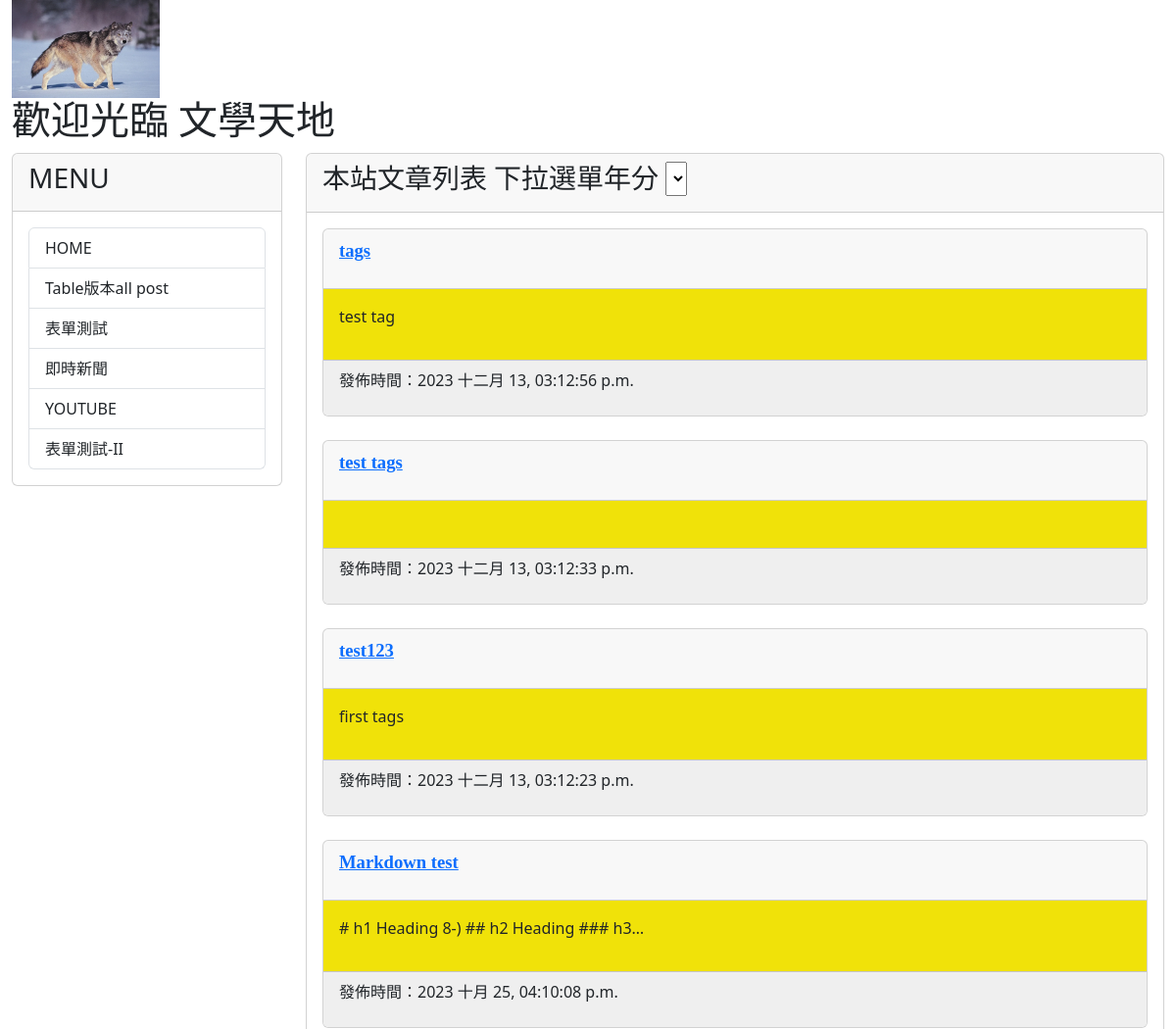
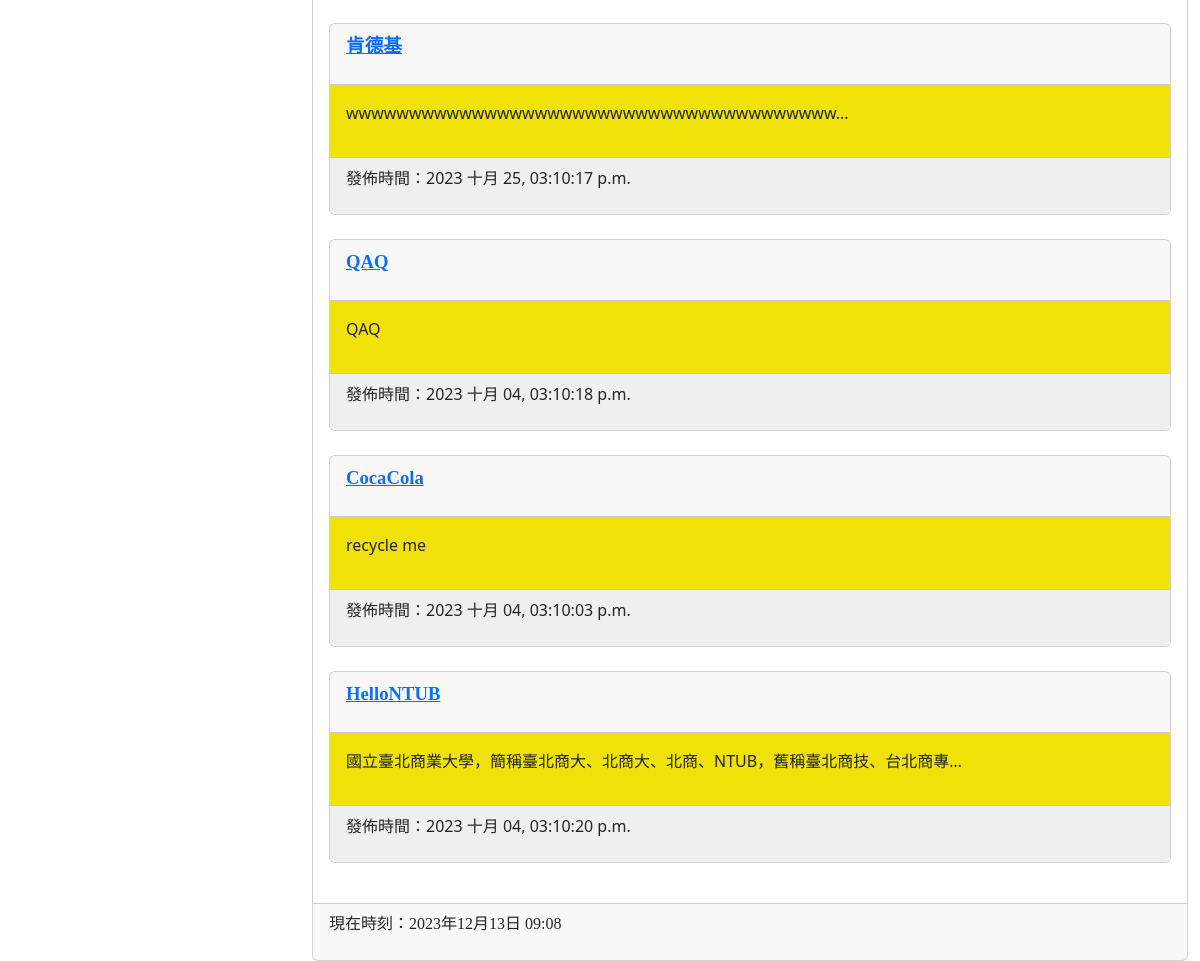
The page / on the database its author committed (2 pictures, top to bottom).
### mysite/models.py (models this page shows, shortened)
class Post(models.Model):
    title = models.CharField(max_length = 200)
    slug = models.CharField(max_length = 200)
    body = models.TextField()
    pub_date = models.DateTimeField(auto_now_add=True)
    category = models.TextField(null=True)
    class Meta:
        ordering = ('-pub_date', )

### mysite/views.py (the view)
# urls.py: path('', siteviews.homepage, name="homepage"),
def homepage(request):
    posts = Post.objects.all()
    now = datetime.now()
    hour = now.timetuple().tm_hour
    print(f'hour = {hour}')
    return render(request, 'index.html', locals())

### mysite/templates/index.html (shortened to what this page needs)
{% extends "base2.html" %}
{% block headmessage %}
<h3 style='font-family:標楷體;'>本站文章列表</a>
<label for="byear">下拉選單年分</label>
<select name="byear">
</select>
{% endblock headmessage %}
{% block content %}
{% for post in posts %}
    <div class='card'>
        <div class='card-header'>
            <p style='font-family:微軟正黑體;font-size:14pt;font-weight:bold;'>
                <a href='/post/{{post.slug}}'>{{ post.title }}</a>
            </p>
        </div>
        <div class='card-body' style='background-color:#F0E209'>
            <p>
               {{ post.body | truncatechars:40 }}
            </p>
        </div>
        <div class='card-footer'  style='background-color:#efefef'>
            <p>
                發佈時間：{{ post.pub_date | date:"Y M d, h:m:s a"}}
            </p>
        </div>
    </div>
    <br>
{% endfor %}
{% endblock content %}

### rows shown on the page
Post: title "tags", body "test tag", pub_date "2023 十二月 13, 03:12:56 p.m."
Post: title "test tags", pub_date "2023 十二月 13, 03:12:33 p.m."
Post: title "test123", body "first tags", pub_date "2023 十二月 13, 03:12:23 p.m."
Post: title "Markdown test", body "# h1 Heading 8-) ## h2 Heading ### h3…", pub_date "2023 十月 25, 04:10:08 p.m."
Post: title "肯德基", body "wwwwwwwwwwwwwwwwwwwwwwwwwwwwwwwwwwwwwww…", pub_date "2023 十月 25, 03:10:17 p.m."
Post: title "QAQ", body "QAQ", pub_date "2023 十月 04, 03:10:18 p.m."
Post: title "CocaCola", body "recycle me", pub_date "2023 十月 04, 03:10:03 p.m."
Post: title "HelloNTUB", body "國立臺北商業大學，簡稱臺北商大、北商大、北商、NTUB，舊稱臺北商技、台北商專…", pub_date "2023 十月 04, 03:10:20 p.m."
